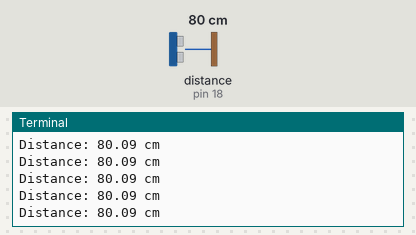
A program run on a simulated Raspberry Pi (header pin numbers). Shown: the last lines printed to the terminal. Inputs (shaded band) come from the test bench; at power-on: distance to the obstacle (sensor on pin 18) 80 cm. The echo pulse lasts 58.3 µs per cm; the clock reads 2024-03-15 10:24:30 at power-on unless the program sets it.

Above: at 3.2 s.
3.3 s: distance to the obstacle (sensor on pin 18) set to 2 cm
At 3.34 s:
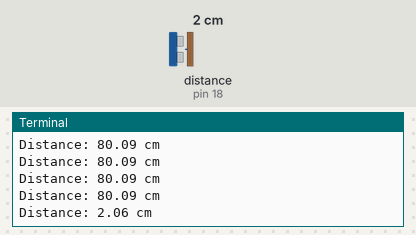
4.8 s: distance to the obstacle (sensor on pin 18) set to 4 cm
At 4.82 s:
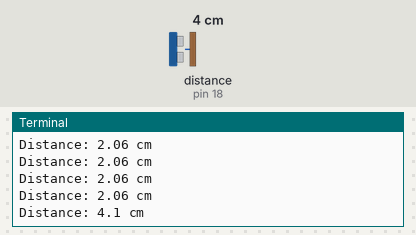
Timing chart, 0 to 7.8 s (numbered marks = the images above; inputs shaded):
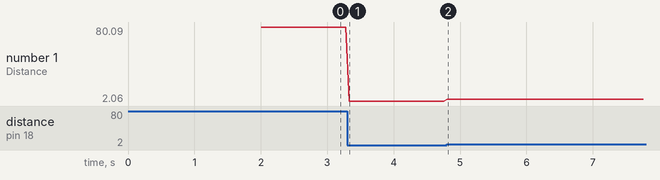

Measured:
- after the input at 3.3 s, the terminal: prints a new line at once (image 1)
- after the input at 4.8 s, the terminal: prints a new line at once (image 2)
- plotted number 1: 80.09 → 2.06 after the input at 3.3 s, 2.06 → 4.1 after the input at 4.8 s

The program:

ultra.py
```python
import RPi.GPIO as GPIO

import time

def readDistance(tr, ec):
	GPIO.output(tr, True)
	time.sleep(0.00001)
	GPIO.output(tr, False)
	while GPIO.input(ec)==0:
		pulse_start = time.time()
	while GPIO.input(ec)==1:
		pulse_end = time.time()
	pulse_duration = pulse_end - pulse_start
	distance = pulse_duration*17150
	distance = round(distance, 2)
	print "Distance:",distance,"cm"
	return

GPIO.setmode(GPIO.BOARD)
TRIG = 16
ECHO = 18

GPIO.setup(TRIG,GPIO.OUT)
GPIO.setup(ECHO,GPIO.IN)

GPIO.output(TRIG, False)
time.sleep(2)

try:
	while True:
		readDistance(TRIG, ECHO)
		time.sleep(0.05)
except KeyboardInterrupt:
	GPIO.cleanup()
```
